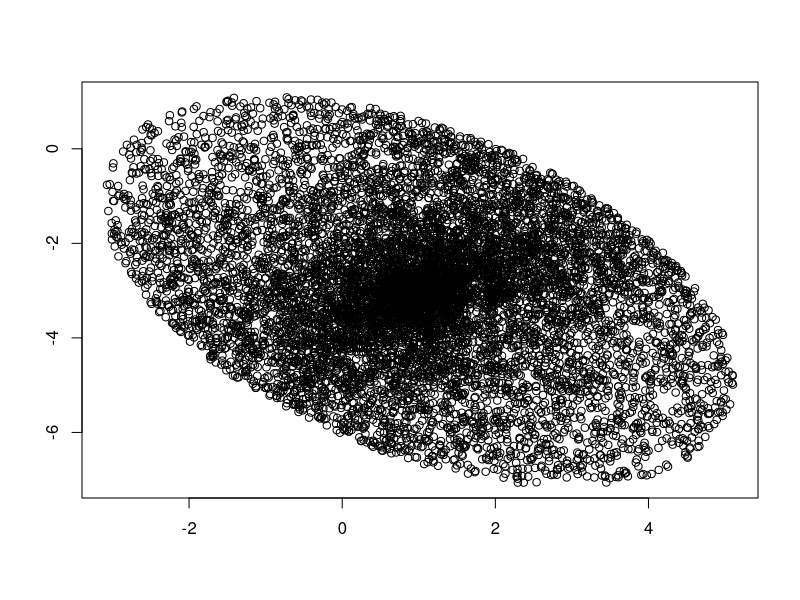

Write the R code that produced this figure.

#This script generates a cloud of points within a rotated and shifted ellipse.

#-----------------------------------
#Ellipse Characteristics

#Specific values selected for script testing:

a<-3 #x-direction axial length
b<-5 #y-direction axial length
alpha<-pi/4 #ellipse angle of rotation IN RADIANS - does this need to be degrees?? If so, no problem :)
h<-1 #x-direction shift
k<--3 #y-direction shift
  
#-----------------------------------
#Density and Volume of Point Cloud
n<-10000 #number of points in cloud
angl<-runif(n, 0, pi) #list of n random angles from 0 to pi
magn<-runif(n, -1, 1) #starting with a uniform dist - MOD THIS FOR NORMAL DIST...

#Determine the distance to the ellipse from the center at each angle theta
d<-sqrt(a^2*b^2/((sin(angl))^2*(a^2-b^2)+b^2))

#Generate Points Without Rotation
xval_unrot<-magn*d*cos(angl)
yval_unrot<-magn*d*sin(angl)

#Rotate points through angle alpha, then shift by (h,k)
xval<-xval_unrot*cos(alpha)-yval_unrot*sin(alpha)+h
yval<-xval_unrot*sin(alpha)+yval_unrot*cos(alpha)+k

#-----------------------------------
#Plot Points
plot(0,
     xlim=c(min(xval),max(xval)), 
     ylim=c(min(yval),max(yval)),
     xlab="",ylab=""
)
points(xval,yval)